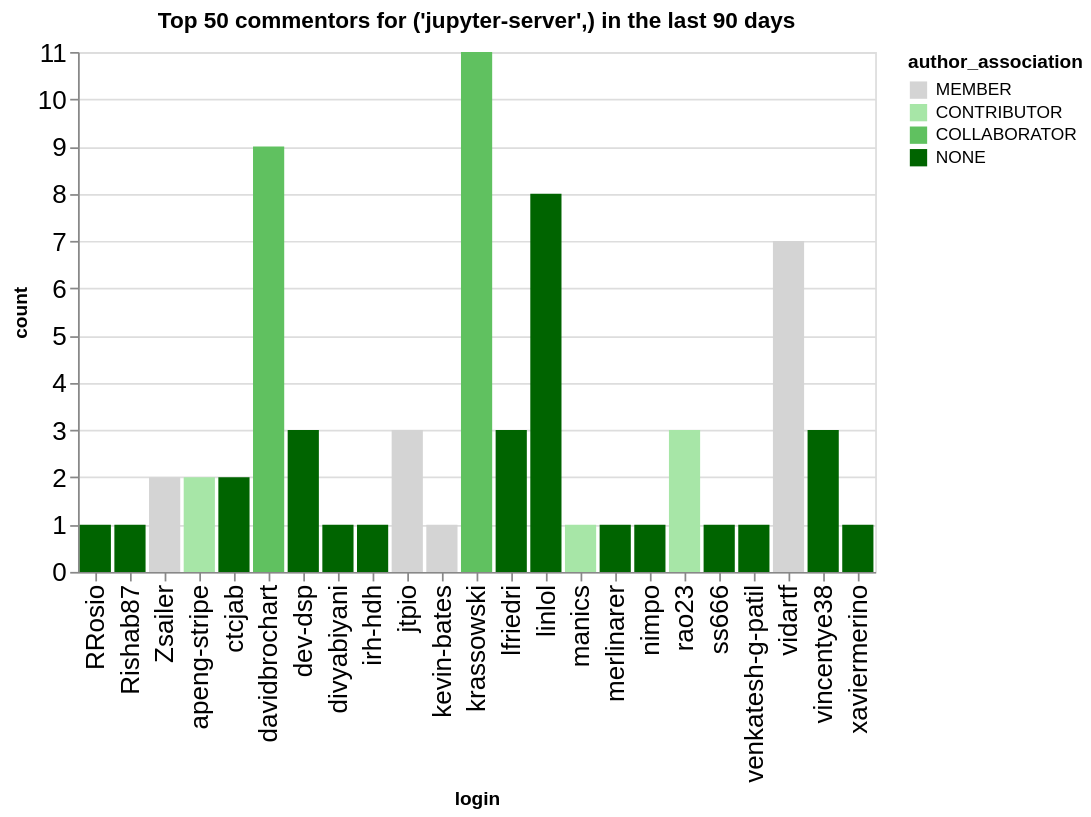

Write notebook code for a chart like this one.
### Code cell
n_plot = 50
charts = []
for ii, (iorg, idata) in enumerate(commentors.groupby(['org'])):
    title = f"Top {n_plot} commentors for {iorg} in the last {n_days} days"
    idata = idata.groupby('login', as_index=False).agg({'count': 'sum', 'author_association': 'first'})
    idata = idata.sort_values('count', ascending=False).head(n_plot)
    ch = alt.Chart(data=idata.head(n_plot), title=title).mark_bar().encode(
        x='login',
        y='count',
        color=alt.Color('author_association', scale=alt.Scale(domain=author_types, range=author_colors))
    )
    charts.append(ch)
alt.hconcat(*charts)

### Figure 1 — Vega-Lite specification as saved in the notebook (floating-point values rounded to 4 significant figures)
{"config": {"axisLeft": {"labelFontSize": 15}, "axisBottom": {"labelFontSize": 15}}, "hconcat": [{"mark": {"type": "bar"}, "encoding": {"color": {"field": "author_association", "scale": {"domain": ["MEMBER", "CONTRIBUTOR", "COLLABORATOR", "NONE"], "range": ["rgb(211.82745098039214, 211.82745098039214, 211.82745098039214)", "rgb(166.98562091503268, 229.89803921568628, 166.98562091503268)", "rgb(96.37647058823529, 192.75294117647059, 96.37647058823529)", "rgb(0.0, 100.3921568627451, 0.0)"]}, "type": "nominal"}, "x": {"field": "login", "type": "nominal"}, "y": {"field": "count", "type": "quantitative"}}, "title": "Top 50 commentors for ('jupyter-server',) in the last 90 days"}], "data": {"name": "data-67f5982a20c8b3d9efe3798350d2aedb"}, "$schema": "https://vega.github.io/schema/vega-lite/v5.20.1.json", "datasets": {"data-67f5982a20c8b3d9efe3798350d2aedb": [{"login": "krassowski", "count": 11, "author_association": "COLLABORATOR"}, {"login": "davidbrochart", "count": 9, "author_association": "COLLABORATOR"}, {"login": "linlol", "count": 8, "author_association": "NONE"}, {"login": "vidartf", "count": 7, "author_association": "MEMBER"}, {"login": "jtpio", "count": 3, "author_association": "MEMBER"}, {"login": "dev-dsp", "count": 3, "author_association": "NONE"}, {"login": "rao23", "count": 3, "author_association": "CONTRIBUTOR"}, {"login": "lfriedri", "count": 3, "author_association": "NONE"}, {"login": "vincentye38", "count": 3, "author_association": "NONE"}, {"login": "Zsailer", "count": 2, "author_association": "MEMBER"}, {"login": "ctcjab", "count": 2, "author_association": "NONE"}, {"login": "apeng-stripe", "count": 2, "author_association": "CONTRIBUTOR"}, {"login": "Rishab87", "count": 1, "author_association": "NONE"}, {"login": "RRosio", "count": 1, "author_association": "NONE"}, {"login": "kevin-bates", "count": 1, "author_association": "MEMBER"}, {"login": "manics", "count": 1, "author_association": "CONTRIBUTOR"}, {"login": "divyabiyani", "count": 1, "author_association": "NONE"}, {"login": "irh-hdh", "count": 1, "author_association": "NONE"}, {"login": "merlinarer", "count": 1, "author_association": "NONE"}, {"login": "ss666", "count": 1, "author_association": "NONE"}, {"login": "nimpo", "count": 1, "author_association": "NONE"}, {"login": "venkatesh-g-patil", "count": 1, "author_association": "NONE"}, {"login": "xaviermerino", "count": 1, "author_association": "NONE"}]}}
